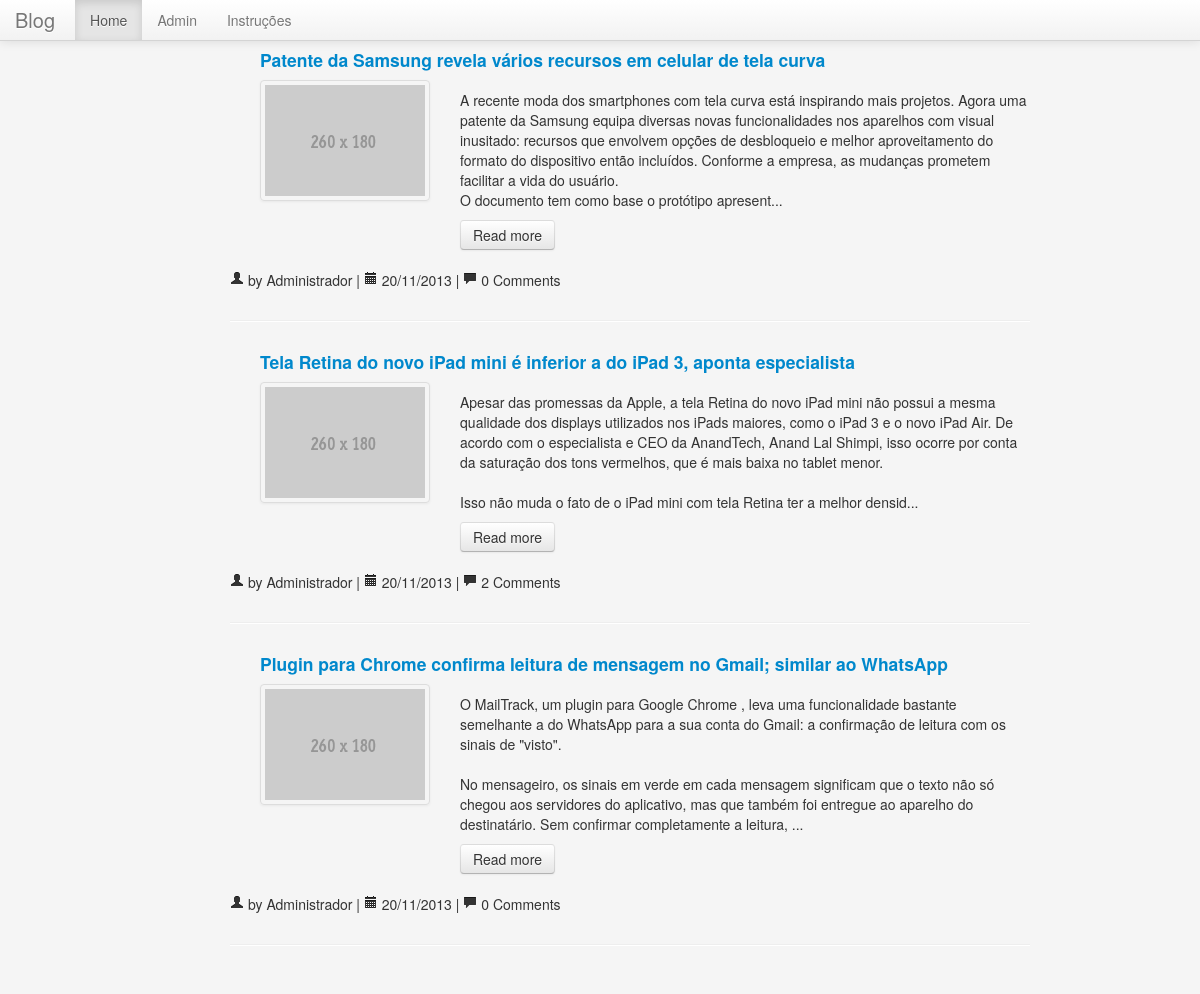
The page / on the database its author committed.
### tables this page shows
CREATE TABLE IF NOT EXISTS `posts` (
  `id` int(11) NOT NULL AUTO_INCREMENT,
  `user_id` int(11) NOT NULL,
  `title` varchar(100) NOT NULL,
  `content` text NOT NULL,
  `date` timestamp NOT NULL DEFAULT CURRENT_TIMESTAMP,
  PRIMARY KEY (`id`)
);

CREATE TABLE IF NOT EXISTS `users` (
  `id` int(11) NOT NULL AUTO_INCREMENT,
  `email` varchar(100) NOT NULL,
  `password` varchar(20) NOT NULL,
  `name` varchar(50) NOT NULL,
  PRIMARY KEY (`id`),
  UNIQUE KEY `email` (`email`)
);

### classes/post.php (called while the page is built, shortened)
<?php
class post{
	function post($i, $u, $e, $n, $t, $c, $d){
		$this->id = $i;
		$this->user_name = $n;
		$this->title = $t;
		$this->content = $c;
		$this->date = new datetime($d);
	}
}
?>

### index.php (the view, shortened to what this page needs)
<?php
	include ("classes/post.php");
?>
<html>
	<head>
	<link href="style/css/bootstrap.min.css" rel="stylesheet" media="screen">
	<link href="style/css/bootstrap-responsive.min.css" rel="stylesheet" media="screen">
	<link href="style/css/base.css" rel="stylesheet" media="screen">
	</head>
	<body>
		<div class="navbar navbar-fixed-top">
	      <div class="navbar-inner">
	        <div class="container">
	          <a class="brand" href="#">Blog</a>
	          <div class="nav-collapse collapse">
	            <ul class="nav">
	              <li class="active"><a href="#">Home</a></li>
	              <li><a href="administrator/index.html">Admin</a></li>
                      <li><a href="instrucoes.php">Instruções</a></li>
	            </ul>
	          </div>
	        </div>
	      </div>
	    </div>
	<div class="contaier">
		<?php
				$pes = mysql_query("SELECT p.id AS post_id, p.user_id AS post_user_id, p.title AS post_title, p.content AS post_content, p.date AS post_date,
					u.email AS user_email, u.name AS user_name FROM posts p join users u on p.user_id = u.id");
				if (mysql_num_rows($pes) == 0){
					echo "<p>Nenhum post encontrado.</p>";
				}else {
					while($row = mysql_fetch_array($pes)){
						$post = new post($row['post_id'], $row['post_user_id'], $row['user_email'], $row['user_name'], $row['post_title'], $row['post_content'], $row['post_date']);
						$com = mysql_query("SELECT COUNT(C.id) AS NumberOfComments from comments C where post_id = ".$post->id);
						$result = mysql_fetch_assoc($com);
						$number = $result['NumberOfComments'];
						?>
						<div class="row offset2">
						  <div class="span8">
						    <div class="row">
						      <div class="span8">
						        <h4><a href="post.php?id=<?php echo $post->id ?>"><?php echo $post->title ?></a></h4>
						      </div>
						    </div>
						    <div class="row">
						      <div class="span2">
						        <a href="post.php?id=<?php echo $post->id ?>" class="thumbnail">
						            <img src="images/260x180.gif" alt="">
						        </a>
						      </div>
						      <div class="span6">
						        <p>
						          <?php echo substr($post->content, 0, 430)."..." ?>
						        </p>
						        <p><a class="btn" href="post.php?id=<?php echo $post->id ?>">Read more</a></p>
						      </div>
						    </div>
						    <div class="row">
						      <div class="span8">
						        <p>
						          <i class="icon-user"></i> by <?php echo $post->user_name ?>
						          | <i class="icon-calendar"></i> <?php echo date_format($post->date, 'd/m/Y') ?>
						          | <i class="icon-comment"></i> <?php echo $number ?> Comments
						        </p>
						      </div>
						    </div>
						    <hr>
						  </div>
						</div>
					</div>
						<?php
					}
				}
		?>
	</body>
</html>

### style/css/base.css (style rules this page uses)
body { padding-top: 40px; padding-bottom: 40px; background-color: #f5f5f5; }

### rows shown on the page
posts: title "Patente da Samsung revela vários recursos em celular de tela curva", content "A recente moda dos smartphones com tela curva está inspirando mais projetos. Agora uma patente da Samsung equipa diversas novas funcionalidades nos aparelhos com visual inusitado: recursos que envolvem opções de desbloqueio e melhor aproveitamento do formato do dispositivo então incluídos. Conforme a empresa, as mudanças prometem facilitar a vida do usuário. O documento tem como base o protótipo apresent", user.name "Administrador", date "20/11/2013", number "0"
posts: title "Tela Retina do novo iPad mini é inferior a do iPad 3, aponta especialista", content "Apesar das promessas da Apple, a tela Retina do novo iPad mini não possui a mesma qualidade dos displays utilizados nos iPads maiores, como o iPad 3 e o novo iPad Air. De acordo com o especialista e CEO da AnandTech, Anand Lal Shimpi, isso ocorre por conta da saturação dos tons vermelhos, que é mais baixa no tablet menor. Isso não muda o fato de o iPad mini com tela Retina ter a melhor densid", user.name "Administrador", date "20/11/2013", number "2"
posts: title "Plugin para Chrome confirma leitura de mensagem no Gmail; similar ao WhatsApp", content "O MailTrack, um plugin para Google Chrome , leva uma funcionalidade bastante semelhante a do WhatsApp para a sua conta do Gmail: a confirmação de leitura com os sinais de \"visto\". No mensageiro, os sinais em verde em cada mensagem significam que o texto não só chegou aos servidores do aplicativo, mas que também foi entregue ao aparelho do destinatário. Sem confirmar completamente a leitura,", user.name "Administrador", date "20/11/2013", number "0"
